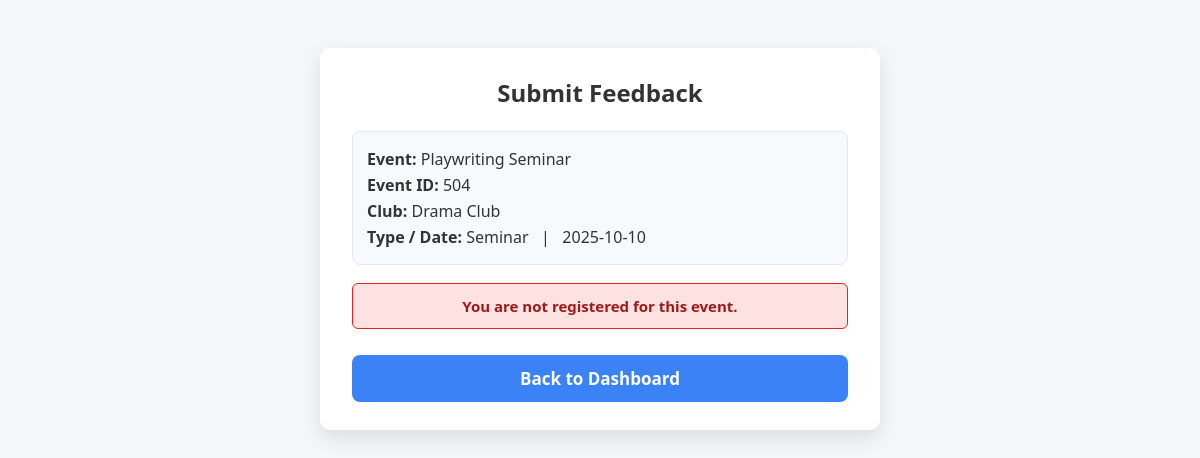
Screenshot of /feedback.php?event_id=504 (signed in) with the database file from the repository.
### tables this page shows
CREATE TABLE `events` (
  `event_id` int(11) NOT NULL,
  `club_id` int(11) DEFAULT NULL,
  `title` varchar(100) DEFAULT NULL,
  `event_type` varchar(50) DEFAULT NULL,
  `event_date` date DEFAULT NULL,
  `start_time` time DEFAULT NULL,
  `end_time` time DEFAULT NULL,
  `approval_status` varchar(20) DEFAULT NULL,
  `total_budget` decimal(10,2) DEFAULT NULL
);

CREATE TABLE `clubs` (
  `club_id` int(11) NOT NULL,
  `club_name` varchar(100) NOT NULL,
  `registration_date` date NOT NULL,
  `status` varchar(20) NOT NULL
);

### feedback.php (the view, shortened to what this page needs)
<?php
include 'connection.php';
$student_id = (int)$_SESSION['student_id'];
$event_id = isset($_GET['event_id']) ? (int)$_GET['event_id'] : 0;
$event = null;
$is_registered = false;
$already_submitted = false;
$rating = $comments = $submitted_on = '';
if ($event_id > 0) {
    $sql_event = "
        SELECT e.event_id, e.title, e.event_date, e.event_type, c.club_name
        FROM events e
        JOIN clubs c ON c.club_id = e.club_id
        WHERE e.event_id = $event_id
        LIMIT 1
    ";
    $res_event = mysqli_query($conn, $sql_event);
    if ($res_event && mysqli_num_rows($res_event) > 0) {
        $event = mysqli_fetch_assoc($res_event);
    }
    $sql_registered = "
        SELECT 1
        FROM partakes
        WHERE student_id = $student_id
          AND event_id = $event_id
          AND LOWER(attendance_status) = 'registered'
        LIMIT 1
    ";
    $res_registered = mysqli_query($conn, $sql_registered);
    $is_registered = $res_registered && mysqli_num_rows($res_registered) > 0;
}
?>
<!DOCTYPE html>
<html lang="en">
<head>
</head>
<body>
<div class="card">
    <h2>Submit Feedback</h2>
    <?php if ($event): ?>
      <div class="event-meta">
        <div><strong>Event:</strong> <?= htmlspecialchars($event['title']) ?></div>
        <div><strong>Event ID:</strong> <?= (int)$event['event_id'] ?></div>
        <div><strong>Club:</strong> <?= htmlspecialchars($event['club_name']) ?></div>
        <div><strong>Type / Date:</strong> <?= htmlspecialchars($event['event_type']) ?> &nbsp; | &nbsp; <?= htmlspecialchars($event['event_date']) ?></div>
      </div>
    <?php else: ?>
      <p class="muted">No event selected. Return to dashboard to choose an event.</p>
    <?php endif; ?>
    <?php if ($event && $is_registered && !$already_submitted): ?>
      <form method="post" action="">
          <input type="hidden" name="event_id" value="<?= (int)$event_id ?>" />
          <label for="rating">Rating (0-10):</label>
          <input type="number" id="rating" name="rating" min="0" max="10" value="<?= htmlspecialchars($rating) ?>" />
          <label for="comments">Comments:</label>
          <textarea id="comments" name="comments"><?= htmlspecialchars($comments) ?></textarea>
          <label for="submitted_on">Submitted On:</label>
          <input type="date" id="submitted_on" name="submitted_on" value="<?= htmlspecialchars($submitted_on) ?>" required />
          <button type="submit" class="btn">Submit Feedback</button>
      </form>
    <?php elseif ($event && $already_submitted): ?>
      <div class="message success">Feedback already submitted for this event.</div>
    <?php elseif ($event && !$is_registered): ?>
      <div class="message error">You are not registered for this event.</div>
    <?php endif; ?>
    <a class="back-btn" href="member_dashboard.php">Back to Dashboard</a>
</div>
</body>
</html>

### feedback.php (style rules this page uses)
* { box-sizing: border-box; }
body { font-family: 'Segoe UI', Tahoma, Geneva, Verdana, sans-serif; background: #f4f7fa; display: flex; justify-content: center; align-items: flex-start; min-height: 100vh; padding: 40px 20px; color:#333; }
.card { background: #ffffff; padding: 28px 32px; border-radius: 10px; box-shadow: 0 8px 20px rgba(0,0,0,0.1); width: 100%; max-width: 560px; }
h2 { margin: 0 0 22px; color: #333; text-align: center; }
.event-meta { background:#f7fafc; border:1px solid #e5e7eb; padding:12px 14px; border-radius:8px; margin-bottom:18px; }
.event-meta div { margin: 4px 0; }
.btn, .back-btn { background-color: #3b82f6; color: white; border: none; padding: 12px 0; width: 100%; font-size: 17px; font-weight: 700; border-radius: 8px; cursor: pointer; transition: background-color 0.3s ease; margin-top: 10px; text-align:center; text-decoration:none; display:inline-block; }
.message { padding: 12px 20px; border-radius: 6px; margin-bottom: 16px; font-weight: 600; font-size: 15px; text-align: center; }
.error { background-color: #fee2e2; color: #991b1b; border: 1.5px solid #dc2626; }

### rows the page displays
events: title "Playwriting Seminar", event_id "504", club.club_name "Drama Club", event_type "Seminar", event_date "2025-10-10"
